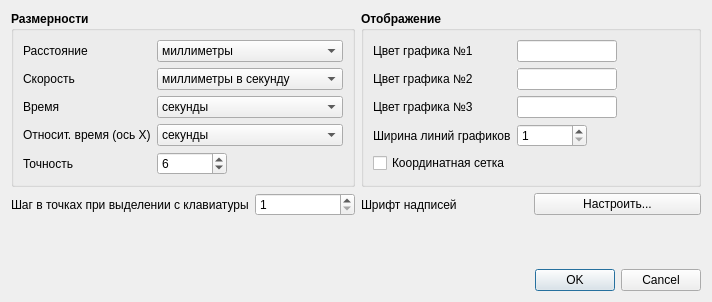
<?xml version="1.0" encoding="UTF-8"?>
<ui version="4.0">
 <class>GraphSettingsDlg</class>
 <widget class="QDialog" name="GraphSettingsDlg">
  <property name="geometry">
   <rect>
    <x>0</x>
    <y>0</y>
    <width>712</width>
    <height>302</height>
   </rect>
  </property>
  <property name="font">
   <font>
    <pointsize>9</pointsize>
   </font>
  </property>
  <property name="windowTitle">
   <string>Настройка графиков</string>
  </property>
  <layout class="QGridLayout" name="gridLayout">
   <item row="1" column="2">
    <widget class="QLabel" name="label_10">
     <property name="text">
      <string>Шрифт надписей</string>
     </property>
    </widget>
   </item>
   <item row="0" column="0" colspan="2">
    <widget class="QGroupBox" name="groupBox">
     <property name="font">
      <font>
       <weight>75</weight>
       <bold>true</bold>
      </font>
     </property>
     <property name="title">
      <string>Размерности</string>
     </property>
     <layout class="QFormLayout" name="formLayout">
      <property name="fieldGrowthPolicy">
       <enum>QFormLayout::AllNonFixedFieldsGrow</enum>
      </property>
      <item row="0" column="0">
       <widget class="QLabel" name="label">
        <property name="font">
         <font>
          <weight>50</weight>
          <bold>false</bold>
         </font>
        </property>
        <property name="text">
         <string>Расстояние</string>
        </property>
       </widget>
      </item>
      <item row="0" column="1">
       <widget class="QComboBox" name="comboBox_R">
        <property name="font">
         <font>
          <weight>50</weight>
          <bold>false</bold>
         </font>
        </property>
        <item>
         <property name="text">
          <string>миллиметры</string>
         </property>
        </item>
        <item>
         <property name="text">
          <string>метры</string>
         </property>
        </item>
        <item>
         <property name="text">
          <string>километры</string>
         </property>
        </item>
        <item>
         <property name="text">
          <string>тыс. километров</string>
         </property>
        </item>
       </widget>
      </item>
      <item row="1" column="0">
       <widget class="QLabel" name="label_2">
        <property name="font">
         <font>
          <weight>50</weight>
          <bold>false</bold>
         </font>
        </property>
        <property name="text">
         <string>Скорость</string>
        </property>
       </widget>
      </item>
      <item row="1" column="1">
       <widget class="QComboBox" name="comboBox_V">
        <property name="font">
         <font>
          <weight>50</weight>
          <bold>false</bold>
         </font>
        </property>
        <item>
         <property name="text">
          <string>миллиметры в секунду</string>
         </property>
        </item>
        <item>
         <property name="text">
          <string>метры в секунду</string>
         </property>
        </item>
        <item>
         <property name="text">
          <string>километры в секунду</string>
         </property>
        </item>
       </widget>
      </item>
      <item row="3" column="0">
       <widget class="QLabel" name="label_3">
        <property name="font">
         <font>
          <weight>50</weight>
          <bold>false</bold>
         </font>
        </property>
        <property name="text">
         <string>Относит. время (ось X)</string>
        </property>
       </widget>
      </item>
      <item row="3" column="1">
       <widget class="QComboBox" name="comboBox_Time">
        <property name="font">
         <font>
          <weight>50</weight>
          <bold>false</bold>
         </font>
        </property>
        <item>
         <property name="text">
          <string>секунды</string>
         </property>
        </item>
        <item>
         <property name="text">
          <string>минуты</string>
         </property>
        </item>
        <item>
         <property name="text">
          <string>часы</string>
         </property>
        </item>
        <item>
         <property name="text">
          <string>сутки</string>
         </property>
        </item>
       </widget>
      </item>
      <item row="2" column="0">
       <widget class="QLabel" name="label_9">
        <property name="font">
         <font>
          <weight>50</weight>
          <bold>false</bold>
         </font>
        </property>
        <property name="text">
         <string>Время</string>
        </property>
       </widget>
      </item>
      <item row="2" column="1">
       <widget class="QComboBox" name="comboBox_TimeY">
        <property name="font">
         <font>
          <weight>50</weight>
          <bold>false</bold>
         </font>
        </property>
        <item>
         <property name="text">
          <string>секунды</string>
         </property>
        </item>
        <item>
         <property name="text">
          <string>минуты</string>
         </property>
        </item>
        <item>
         <property name="text">
          <string>часы</string>
         </property>
        </item>
        <item>
         <property name="text">
          <string>сутки</string>
         </property>
        </item>
       </widget>
      </item>
      <item row="4" column="0">
       <widget class="QLabel" name="label_11">
        <property name="font">
         <font>
          <weight>50</weight>
          <bold>false</bold>
         </font>
        </property>
        <property name="toolTip">
         <string>Количество знаков после точки</string>
        </property>
        <property name="text">
         <string>Точность</string>
        </property>
       </widget>
      </item>
      <item row="4" column="1">
       <widget class="QSpinBox" name="spinBox_precision">
        <property name="maximumSize">
         <size>
          <width>70</width>
          <height>16777215</height>
         </size>
        </property>
        <property name="font">
         <font>
          <weight>50</weight>
          <bold>false</bold>
         </font>
        </property>
        <property name="maximum">
         <number>15</number>
        </property>
        <property name="value">
         <number>6</number>
        </property>
       </widget>
      </item>
     </layout>
    </widget>
   </item>
   <item row="1" column="1">
    <widget class="QSpinBox" name="spinBox_KeyStep">
     <property name="maximumSize">
      <size>
       <width>100</width>
       <height>16777215</height>
      </size>
     </property>
     <property name="minimum">
      <number>1</number>
     </property>
     <property name="maximum">
      <number>9999</number>
     </property>
     <property name="value">
      <number>1</number>
     </property>
    </widget>
   </item>
   <item row="7" column="0" colspan="4">
    <widget class="QDialogButtonBox" name="buttonBox_OkCancel">
     <property name="orientation">
      <enum>Qt::Horizontal</enum>
     </property>
     <property name="standardButtons">
      <set>QDialogButtonBox::Cancel|QDialogButtonBox::Ok</set>
     </property>
    </widget>
   </item>
   <item row="3" column="0">
    <spacer name="verticalSpacer">
     <property name="orientation">
      <enum>Qt::Vertical</enum>
     </property>
     <property name="sizeHint" stdset="0">
      <size>
       <width>0</width>
       <height>0</height>
      </size>
     </property>
    </spacer>
   </item>
   <item row="1" column="0">
    <widget class="QLabel" name="label_8">
     <property name="text">
      <string>Шаг в точках при выделении с клавиатуры</string>
     </property>
    </widget>
   </item>
   <item row="1" column="3">
    <widget class="QPushButton" name="pushButton_FontSettings">
     <property name="text">
      <string>Настроить...</string>
     </property>
    </widget>
   </item>
   <item row="0" column="2" colspan="2">
    <widget class="QGroupBox" name="groupBox_Display">
     <property name="font">
      <font>
       <weight>75</weight>
       <bold>true</bold>
      </font>
     </property>
     <property name="title">
      <string>Отображение</string>
     </property>
     <layout class="QFormLayout" name="formLayout_2">
      <item row="0" column="0">
       <widget class="QLabel" name="label_4">
        <property name="font">
         <font>
          <weight>50</weight>
          <bold>false</bold>
         </font>
        </property>
        <property name="text">
         <string>Цвет графика №1</string>
        </property>
       </widget>
      </item>
      <item row="0" column="1">
       <widget class="QLineEdit" name="lineEdit_color1">
        <property name="sizePolicy">
         <sizepolicy hsizetype="Fixed" vsizetype="Fixed">
          <horstretch>0</horstretch>
          <verstretch>0</verstretch>
         </sizepolicy>
        </property>
        <property name="maximumSize">
         <size>
          <width>100</width>
          <height>16777215</height>
         </size>
        </property>
        <property name="font">
         <font>
          <weight>50</weight>
          <bold>false</bold>
         </font>
        </property>
        <property name="readOnly">
         <bool>true</bool>
        </property>
       </widget>
      </item>
      <item row="1" column="0">
       <widget class="QLabel" name="label_5">
        <property name="font">
         <font>
          <weight>50</weight>
          <bold>false</bold>
         </font>
        </property>
        <property name="text">
         <string>Цвет графика №2</string>
        </property>
       </widget>
      </item>
      <item row="1" column="1">
       <widget class="QLineEdit" name="lineEdit_color2">
        <property name="sizePolicy">
         <sizepolicy hsizetype="Fixed" vsizetype="Fixed">
          <horstretch>0</horstretch>
          <verstretch>0</verstretch>
         </sizepolicy>
        </property>
        <property name="maximumSize">
         <size>
          <width>100</width>
          <height>16777215</height>
         </size>
        </property>
        <property name="font">
         <font>
          <weight>50</weight>
          <bold>false</bold>
         </font>
        </property>
        <property name="autoFillBackground">
         <bool>true</bool>
        </property>
        <property name="readOnly">
         <bool>true</bool>
        </property>
       </widget>
      </item>
      <item row="2" column="0">
       <widget class="QLabel" name="label_6">
        <property name="font">
         <font>
          <weight>50</weight>
          <bold>false</bold>
         </font>
        </property>
        <property name="text">
         <string>Цвет графика №3</string>
        </property>
       </widget>
      </item>
      <item row="2" column="1">
       <widget class="QLineEdit" name="lineEdit_color3">
        <property name="sizePolicy">
         <sizepolicy hsizetype="Fixed" vsizetype="Fixed">
          <horstretch>0</horstretch>
          <verstretch>0</verstretch>
         </sizepolicy>
        </property>
        <property name="maximumSize">
         <size>
          <width>100</width>
          <height>16777215</height>
         </size>
        </property>
        <property name="font">
         <font>
          <weight>50</weight>
          <bold>false</bold>
         </font>
        </property>
        <property name="readOnly">
         <bool>true</bool>
        </property>
       </widget>
      </item>
      <item row="3" column="0">
       <widget class="QLabel" name="label_7">
        <property name="font">
         <font>
          <weight>50</weight>
          <bold>false</bold>
         </font>
        </property>
        <property name="text">
         <string>Ширина линий графиков</string>
        </property>
       </widget>
      </item>
      <item row="3" column="1">
       <widget class="QSpinBox" name="spinBox_lineWidth">
        <property name="maximumSize">
         <size>
          <width>70</width>
          <height>16777215</height>
         </size>
        </property>
        <property name="font">
         <font>
          <weight>50</weight>
          <bold>false</bold>
         </font>
        </property>
        <property name="minimum">
         <number>1</number>
        </property>
        <property name="maximum">
         <number>10</number>
        </property>
        <property name="value">
         <number>1</number>
        </property>
       </widget>
      </item>
      <item row="4" column="0" colspan="2">
       <widget class="QCheckBox" name="checkBox_Grid">
        <property name="font">
         <font>
          <weight>50</weight>
          <bold>false</bold>
         </font>
        </property>
        <property name="text">
         <string>Координатная сетка</string>
        </property>
       </widget>
      </item>
     </layout>
    </widget>
   </item>
  </layout>
 </widget>
 <tabstops>
  <tabstop>comboBox_R</tabstop>
  <tabstop>comboBox_V</tabstop>
  <tabstop>comboBox_Time</tabstop>
  <tabstop>checkBox_Grid</tabstop>
  <tabstop>buttonBox_OkCancel</tabstop>
 </tabstops>
 <resources/>
 <connections>
  <connection>
   <sender>buttonBox_OkCancel</sender>
   <signal>accepted()</signal>
   <receiver>GraphSettingsDlg</receiver>
   <slot>accept()</slot>
   <hints>
    <hint type="sourcelabel">
     <x>248</x>
     <y>254</y>
    </hint>
    <hint type="destinationlabel">
     <x>157</x>
     <y>274</y>
    </hint>
   </hints>
  </connection>
  <connection>
   <sender>buttonBox_OkCancel</sender>
   <signal>rejected()</signal>
   <receiver>GraphSettingsDlg</receiver>
   <slot>reject()</slot>
   <hints>
    <hint type="sourcelabel">
     <x>316</x>
     <y>260</y>
    </hint>
    <hint type="destinationlabel">
     <x>286</x>
     <y>274</y>
    </hint>
   </hints>
  </connection>
 </connections>
</ui>
